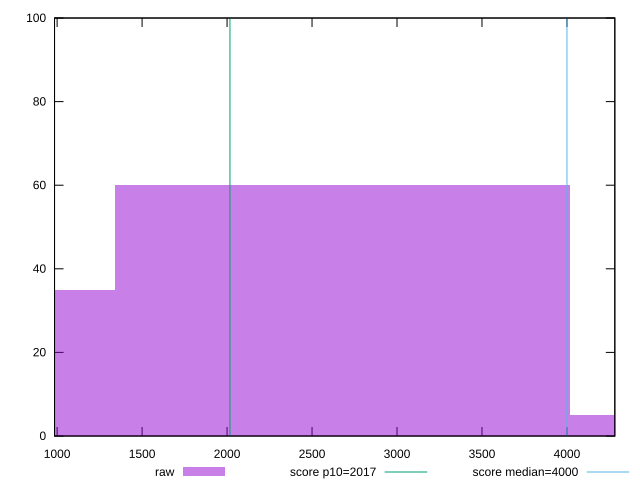

This chart was generated by the following gnuplot code:
reset

$raw <<EOF
2678.673065233907 60
0 35
5357.346130467814 5
EOF

set key outside below
set boxwidth 2678.673065233907
set xrange [984.7800000000008:4281.6799999999885]
set yrange [0:100]
set trange [0:100]
set style fill transparent solid 0.5 noborder

set parametric
set terminal svg size 640, 490 enhanced background rgb 'white'
set output "reports/report_00028_2021-02-24T12-49-42.674Z/mainthread-work-breakdown/samples/agenda/raw/histogram.svg"

plot $raw title "raw" with boxes, \
     2017,t title "score p10=2017", \
     4000,t title "score median=4000"

reset
